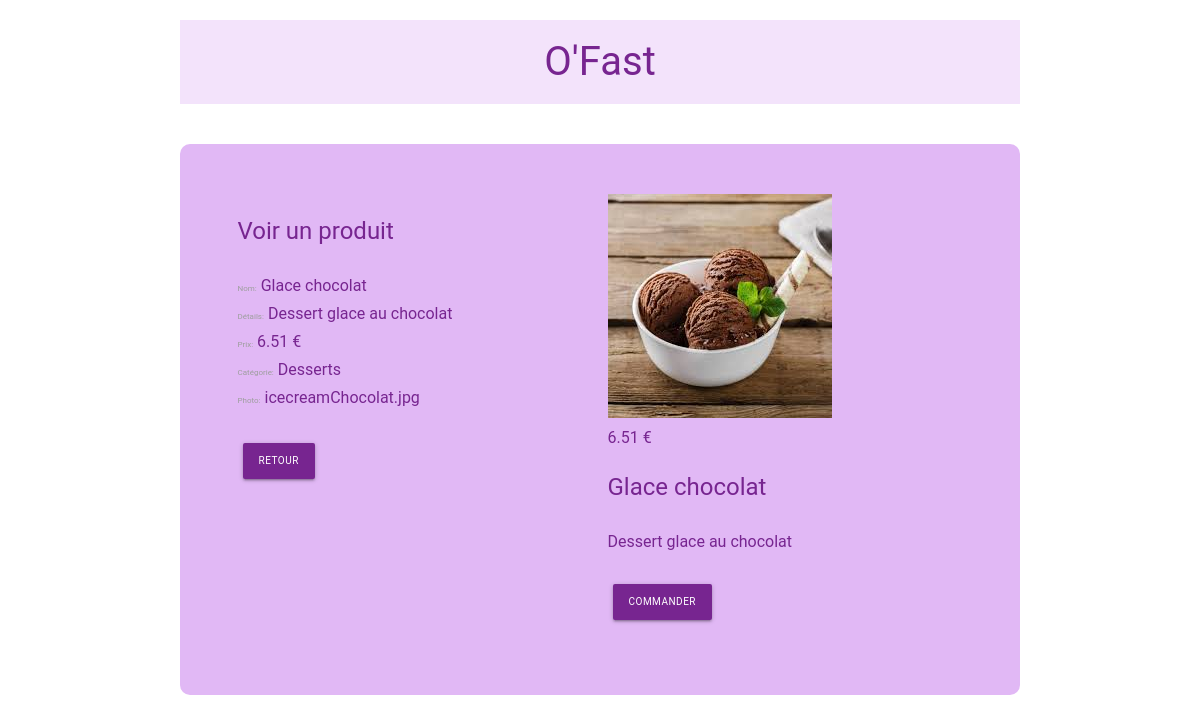
The app's page /admin/view.php?id=23 with its own data.
### tables this page shows
CREATE TABLE IF NOT EXISTS `items` (
  `id` int(11) NOT NULL AUTO_INCREMENT,
  `name` varchar(100) NOT NULL,
  `description` varchar(250) NOT NULL,
  `price` float NOT NULL,
  `image` varchar(250) NOT NULL,
  `category` int(11) NOT NULL,
  PRIMARY KEY (`id`),
  KEY `category` (`category`)
);

CREATE TABLE IF NOT EXISTS `categories` (
  `id` int(11) NOT NULL AUTO_INCREMENT,
  `name` varchar(100) NOT NULL,
  PRIMARY KEY (`id`)
);

### admin/view.php (called while the page is built, shortened)
<?php
    if(!empty($_GET['id']))
    {
        $id = checkInput($_GET['id']);
    }
    $db = Database::connect();
    $statement = $db->prepare('SELECT items.id, items.name, items.description, items.price, items.image, categories.name AS category
                             FROM items LEFT JOIN categories ON items.category = categories.id
                             WHERE items.id = ?');
    $statement->execute(array($id));
    $item = $statement->fetch();
    function checkInput($data)
    {
        $data = trim($data);
        $data = stripslashes($data);
        $data = htmlspecialchars($data);
        return $data;
    }
   include 'layout.phtml';
?>

### admin/view.phtml (the view)
<div class="container admin">
    <div class="row">
        <div class="col s12 m6 l6">
            <h2>Voir un produit</h2>
            <form>
                <div class="form_product">
                    <label>Nom:</label><?php echo ' '. $item ['name']; ?>
                </div>
                <div class="form_product">
                    <label>Détails:</label><?php echo ' '. $item ['description']; ?>
                </div>
                <div class="form_product">
                    <label>Prix:</label><?php echo ' '. number_format((float) $item['price'],2,'.','') .' €'; ?>
                </div>
                <div class="form_product">
                    <label>Catégorie:</label><?php echo ' '. $item ['category']; ?>
                </div>
                <div class="form_product">
                    <label>Photo:</label><?php echo ' '. $item ['image']; ?>
                </div>
            </form>
            <br>
            <div>
                <a href="index.php"class="waves-effect waves-light btn">Retour</a>
            </div>
            <br>
        </div>
        <div class ="col s12 m6 l6">
            <img src="<?php echo '../image/'. $item ['image']; ?>" alt="menuClassic">
            <div><?php echo number_format((float) $item['price'],2,'.',''). ' €' ; ?></div>
            <div class="caption">
                <h2><?php echo $item ['name']; ?></h2>
                <p><?php echo $item ['description']; ?></p>
                <br>
                <a href="#" class="waves-effect waves-light btn">Commander</a>
            </div>
        </div>
    </div>

### css/style.css (style rules this page uses)
html { font-size: 62.5%; }
body { box-sizing: border-box; font-family: 'Open Sans', sans-serif; font-family: 'Roboto', sans-serif; width: 100%; font-size: 1.6em; line-height: 25px; color: #772590; }
.admin { background-color: #e1b8f5; padding:50px; margin-bottom:40px; border-radius: 10px; }
.admin h2 { font-size: 1.5em; padding-bottom:15px; }
.admin .waves-effect { font-size:10px; margin:5px 5px; background-color:#772590; color:#ffffff; }

### records on screen
items: name "Glace chocolat", description "Dessert glace au chocolat", price "6.51", categories.name "Desserts", image "icecreamChocolat.jpg", image (picture)
